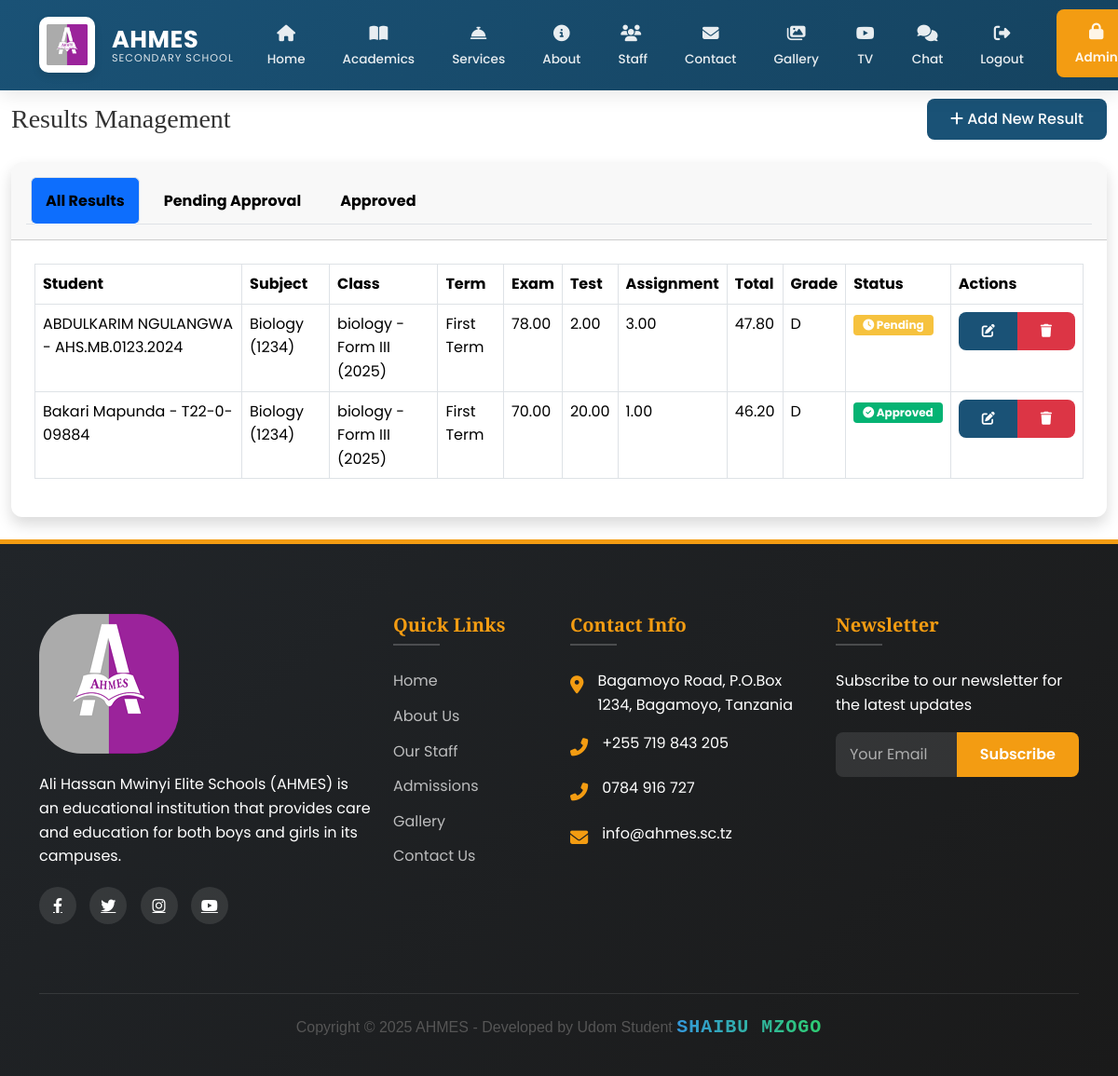
/teacher/results/ (signed in), run on an earlier commit of the app's database.
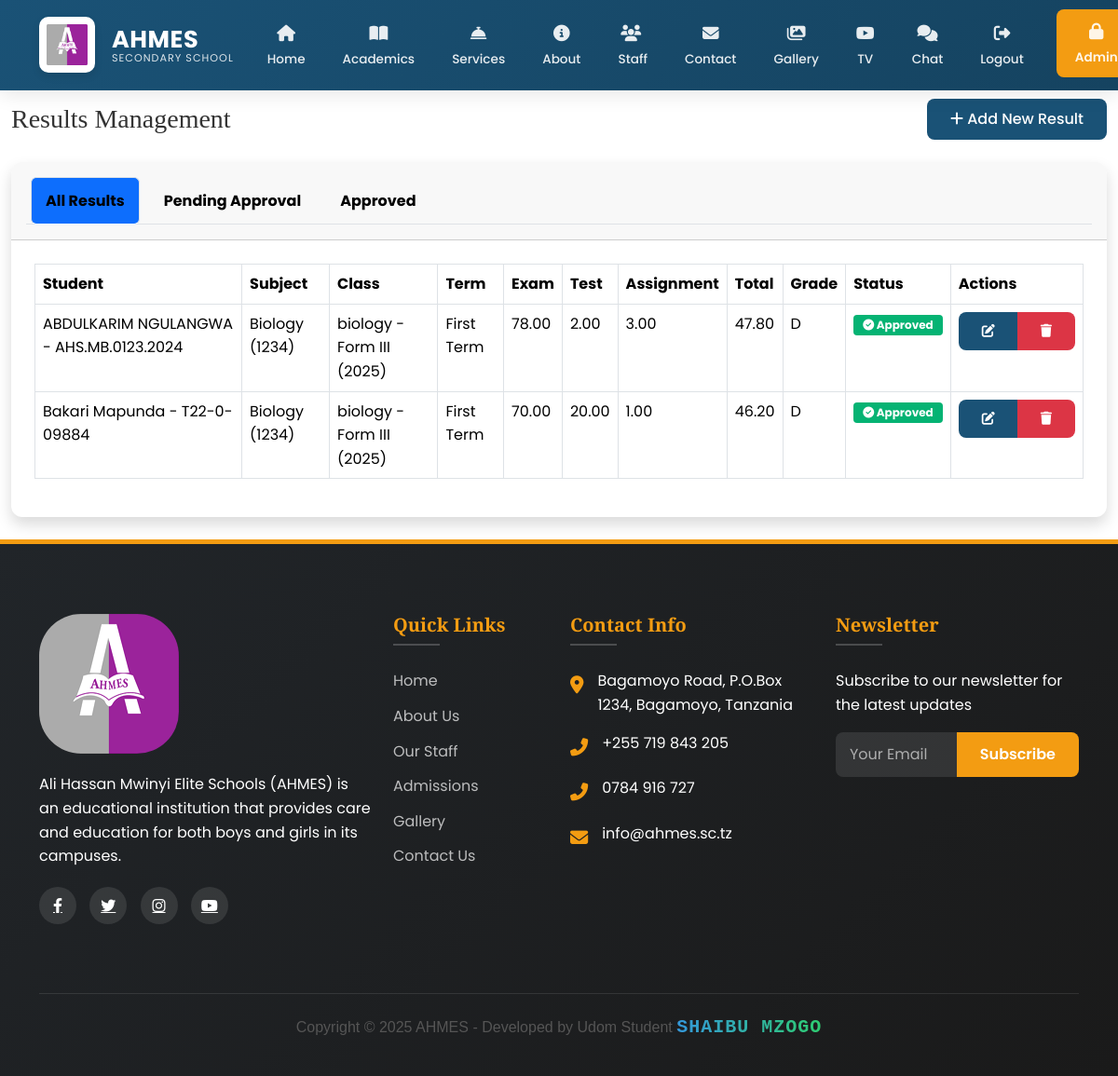
And on a later commit of the database.
### main/models.py (models this page shows, shortened)
class Result(models.Model):
    TERM_CHOICES = [
        ('1', 'First Term'),
        ('2', 'Second Term'),
    ]
    student = models.ForeignKey(Student, on_delete=models.CASCADE, related_name='results')
    subject = models.ForeignKey(Subject, on_delete=models.CASCADE)
    school_class = models.ForeignKey(SchoolClass, on_delete=models.CASCADE)
    term = models.CharField(max_length=1, choices=TERM_CHOICES)
    academic_year = models.CharField(max_length=20)
    exam_score = models.DecimalField(max_digits=5, decimal_places=2)
    test_score = models.DecimalField(max_digits=5, decimal_places=2)
    assignment_score = models.DecimalField(max_digits=5, decimal_places=2)
    total_score = models.DecimalField(max_digits=5, decimal_places=2, editable=False)
    grade = models.CharField(max_length=2, editable=False)
    remark = models.CharField(max_length=100, editable=False)
    teacher = models.ForeignKey(StaffMember, on_delete=models.CASCADE, related_name='results_given')
    date_created = models.DateTimeField(auto_now_add=True)
    is_approved = models.BooleanField(default=False)
    approved_by = models.ForeignKey(User, on_delete=models.SET_NULL, null=True, blank=True, related_name='approved_results')
    date_approved = models.DateTimeField(null=True, blank=True)
    class Meta:
        unique_together = ('student', 'subject', 'term', 'academic_year')
    class Result(models.Model):
     TERM_CHOICES = [
        ('1', 'First Term'),
        ('2', 'Second Term'),
        ('3', 'Third Term'),
     ]
    student = models.ForeignKey(Student, on_delete=models.CASCADE, related_name='results')
    subject = models.ForeignKey('Subject', on_delete=models.CASCADE)
    school_class = models.ForeignKey('SchoolClass', on_delete=models.CASCADE)
    term = models.CharField(max_length=1, choices=TERM_CHOICES)
    academic_year = models.CharField(max_length=20)
    exam_score = models.DecimalField(max_digits=5, decimal_places=2)
    test_score = models.DecimalField(max_digits=5, decimal_places=2)
    assignment_score = models.DecimalField(max_digits=5, decimal_places=2)
    total_score = models.DecimalField(max_digits=5, decimal_places=2, editable=False)
    grade = models.CharField(max_length=2, editable=False)
    remark = models.CharField(max_length=100, editable=False)
    teacher = models.ForeignKey('StaffMember', on_delete=models.CASCADE, related_name='results_given')
    date_created = models.DateTimeField(auto_now_add=True)
    is_approved = models.BooleanField(default=False)
    approved_by = models.ForeignKey(User, on_delete=models.SET_NULL, null=True, blank=True, related_name='approved_results')
    date_approved = models.DateTimeField(null=True, blank=True)
    class Meta:
        unique_together = ('student', 'subject', 'term', 'academic_year')

class Student(models.Model):
    GENDER_CHOICES = [
        ('M', 'Male'),
        ('F', 'Female'),
    ]
    user = models.OneToOneField(
        User,
        on_delete=models.CASCADE,
        related_name='student_profile',
        null=True,
        blank=True
    )
    first_name = models.CharField(max_length=100)
    middle_name = models.CharField(max_length=100, blank=True)
    last_name = models.CharField(max_length=100)
    gender = models.CharField(max_length=1, choices=GENDER_CHOICES)
    date_of_birth = models.DateField()
    admission_number = models.CharField(max_length=20, unique=True)
    campus = models.ForeignKey(
        Campus,
        on_delete=models.CASCADE,
        related_name='students'
    )
    level = models.ForeignKey(
        Level,
        on_delete=models.CASCADE,
        related_name='students'
    )
    admission_date = models.DateField()
    parent = models.ForeignKey(
        Parent,
        on_delete=models.CASCADE,
        related_name='students',
        null=True,
        blank=True
    )
    profile_picture = CloudinaryField(
        'students/profile_pictures',
        folder="school/students/profile_pictures",
        transformation={'quality': 'auto:good', 'width': 300, 'height': 300, 'crop': 'fill'},
        blank=True,
        null=True
    )
    created_at = models.DateTimeField(auto_now_add=True)
    updated_at = models.DateTimeField(auto_now=True)
    def __str__(self):
        return f"{self.first_name} {self.last_name} - {self.admission_number}"
    class Meta:
        ordering = ['-created_at']
        verbose_name = 'Student'
        verbose_name_plural = 'Students'

class Subject(models.Model):
    name = models.CharField(max_length=100)
    code = models.CharField(max_length=20, unique=True)
    description = models.TextField(blank=True)
    level = models.ForeignKey(Level, on_delete=models.CASCADE, related_name='subjects')
    def __str__(self):
        return f"{self.name} ({self.code})"

class SchoolClass(models.Model):
    name = models.CharField(max_length=100)
    level = models.ForeignKey(Level, on_delete=models.CASCADE)
    teacher = models.ForeignKey(StaffMember, on_delete=models.CASCADE)
    students = models.ManyToManyField(Student)
    academic_year = models.CharField(max_length=20)
    created_at = models.DateTimeField(auto_now_add=True)
    updated_at = models.DateTimeField(auto_now=True)
    def __str__(self):
        return f"{self.name} - {self.level.name} ({self.academic_year})"

class Level(models.Model):
    name = models.CharField(max_length=100)
    description = models.TextField()

### main/views.py (the view)
# urls.py: path('teacher/results/', views.teacher_result_dashboard, name='teacher_result_dashboard'),
@login_required
@user_passes_test(is_teacher)
def teacher_result_dashboard(request):
    teacher = request.user.staff_profile
    status_filter = request.GET.get('status', '')  # Get status from URL params
    results = Result.objects.filter(teacher=teacher).select_related(
        'student',
        'subject',
        'school_class'
    ).order_by('-date_created')
    if status_filter == 'pending':
        results = results.filter(is_approved=False)
    elif status_filter == 'approved':
        results = results.filter(is_approved=True)
    total_count = Result.objects.filter(teacher=teacher).count()
    pending_count = Result.objects.filter(teacher=teacher, is_approved=False).count()
    approved_count = Result.objects.filter(teacher=teacher, is_approved=True).count()
    page = request.GET.get('page', 1)
    paginator = Paginator(results, 25)  # Show 25 results per page
    try:
        results_page = paginator.page(page)
    except PageNotAnInteger:
        results_page = paginator.page(1)
    except EmptyPage:
        results_page = paginator.page(paginator.num_pages)
    context = {
        'teacher': teacher,
        'results': results_page,
        'total_count': total_count,
        'pending_count': pending_count,
        'approved_count': approved_count,
        'current_status': status_filter,
    }
    return render(request, 'academics/teacher_result_dashboard.html', context)

### main/context_processors.py (called while the page is built)
def admin_counts(request):
    if request.user.is_authenticated and request.user.is_admin:
        return {
            'pending_comments': Comment.objects.filter(is_approved=False).count(),
            'gallery_count': Gallery.objects.count(),
        }
    return {}

def unread_messages_count(request):
    if request.user.is_authenticated:
        count = Message.objects.filter(
            conversation__participants=request.user,
            is_read=False
        ).exclude(
            sender=request.user
        ).count()
        print(f"DEBUG: Unread messages count for {request.user}: {count}")  # Debug output
        return {'unread_messages_count': count}
    return {}

### main/models.py (called while the page is built)
    def __str__(self):
        return self.username

### main/views.py (called while the page is built)
def is_teacher(user):
    return user.is_authenticated and (
        hasattr(user, 'staff_profile') and
        user.staff_profile.position == 'Teacher'
    )

### main/templates/academics/teacher_result_dashboard.html (shortened to what this page needs)
{% extends 'main/base.html' %}
{% load static %}
{% block content %}
<div class="container-fluid">
  <div class="d-sm-flex align-items-center justify-content-between mb-4">
    <h1 class="h3 mb-0 text-gray-800">Results Management</h1>
    <a href="{% url 'add_result' %}" class="btn btn-primary">
      <i class="fas fa-plus mr-2"></i> Add New Result
    </a>
  </div>
 <div class="card shadow mb-4">
  <div class="card-header py-3">
    <ul class="nav nav-tabs" role="tablist">
      <li class="nav-item">
        <a class="nav-link {% if not request.GET.status %}active bg-primary{% endif %} fw-bold text-always-black"
           href="{% url 'teacher_result_dashboard' %}"
           role="tab">
          All Results
        </a>
      </li>
      <li class="nav-item">
        <a class="nav-link {% if request.GET.status == 'pending' %}active bg-warning{% endif %} fw-bold text-always-black"
           href="{% url 'teacher_result_dashboard' %}?status=pending"
           role="tab">
          Pending Approval
        </a>
      </li>
      <li class="nav-item">
        <a class="nav-link {% if request.GET.status == 'approved' %}active bg-success{% endif %} fw-bold text-always-black"
           href="{% url 'teacher_result_dashboard' %}?status=approved"
           role="tab">
          Approved
        </a>
      </li>
    </ul>
  </div>
    <div class="card-body">
      <div class="table-responsive">
        <table class="table table-bordered" width="100%" cellspacing="0">
          <thead>
            <tr>
              <th>Student</th>
              <th>Subject</th>
              <th>Class</th>
              <th>Term</th>
              <th>Exam</th>
              <th>Test</th>
              <th>Assignment</th>
              <th>Total</th>
              <th>Grade</th>
              <th>Status</th>
              <th>Actions</th>
            </tr>
          </thead>
          <tbody>
            {% for result in results %}
            <tr>
              <td>{{ result.student }}</td>
              <td>{{ result.subject }}</td>
              <td>{{ result.school_class }}</td>
              <td>{{ result.get_term_display }}</td>
              <td>{{ result.exam_score }}</td>
              <td>{{ result.test_score }}</td>
              <td>{{ result.assignment_score }}</td>
              <td>{{ result.total_score }}</td>
              <td>{{ result.grade }}</td>
              <td>
                {% if result.is_approved %}
                  <span class="badge badge-success" style="background-color: #05b373ff; color: white; padding: 5px 10px; border-radius: 4px;">
                    <i class="fas fa-check-circle mr-1"></i> Approved
                  </span>
                {% else %}
                  <span class="badge badge-warning" style="background-color: #f6c23e; color: white; padding: 5px 10px; border-radius: 4px;">
                    <i class="fas fa-clock mr-1"></i> Pending
                  </span>
                {% endif %}
              </td>
              <td>
                <div class="btn-group btn-group-sm">
                  <a href="{% url 'edit_result' result.id %}" class="btn btn-primary">
                    <i class="fas fa-edit"></i>
                  </a>
                  <a href="{% url 'delete_result' result.id %}" class="btn btn-danger">
                    <i class="fas fa-trash"></i>
                  </a>
                </div>
              </td>
            </tr>
            {% empty %}
            <tr>
              <td colspan="11" class="text-center">No results found</td>
            </tr>
            {% endfor %}
          </tbody>
        </table>
      </div>
    </div>
  </div>
</div>
{% endblock %}

What changed in the data, as far as the page shows it:
changed Result "ABDULKARIM NGULANGWA - AHS.MB.0123.2024": is_approved "Pending" → "Approved"
